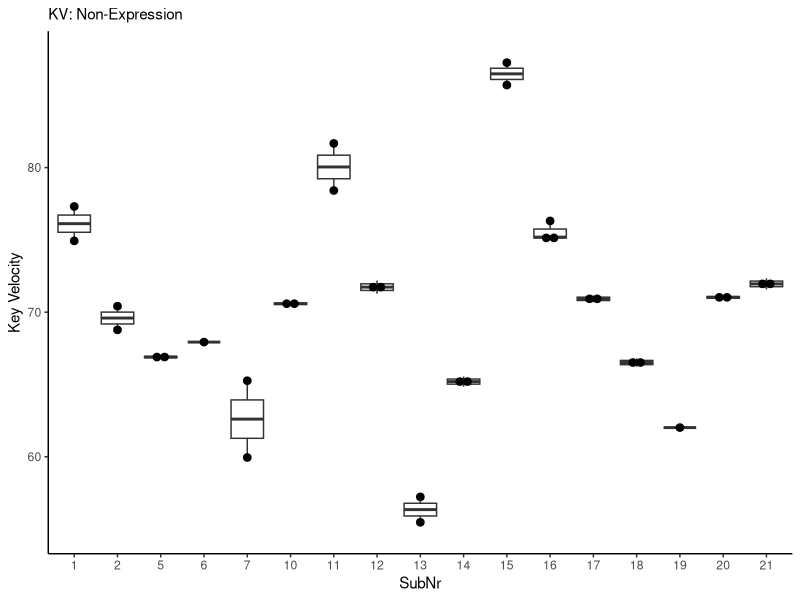
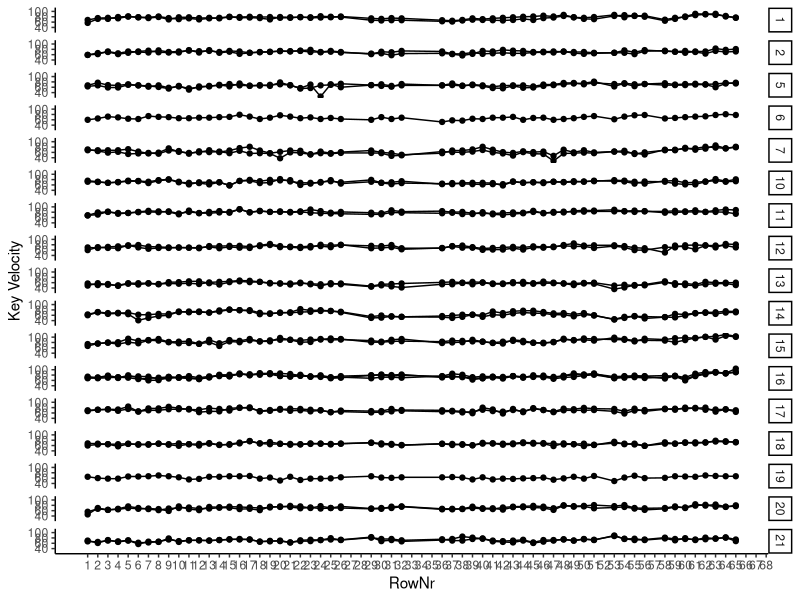
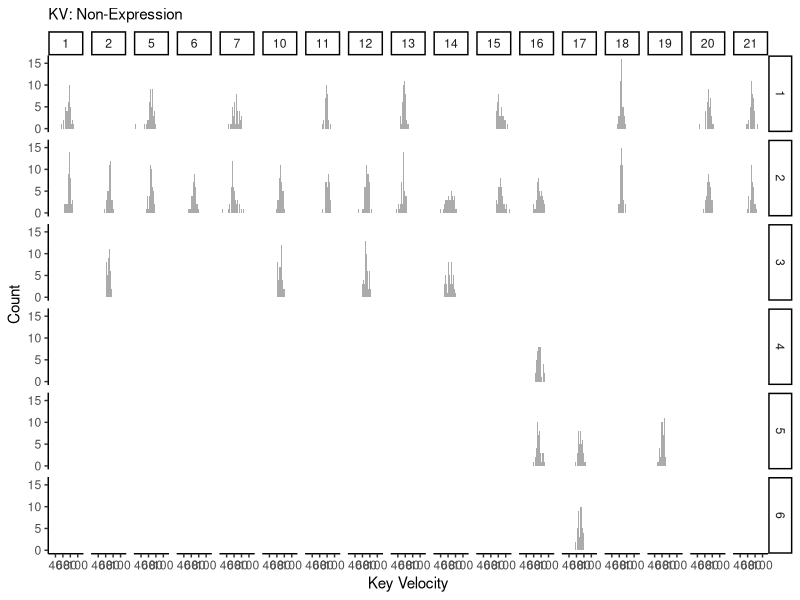
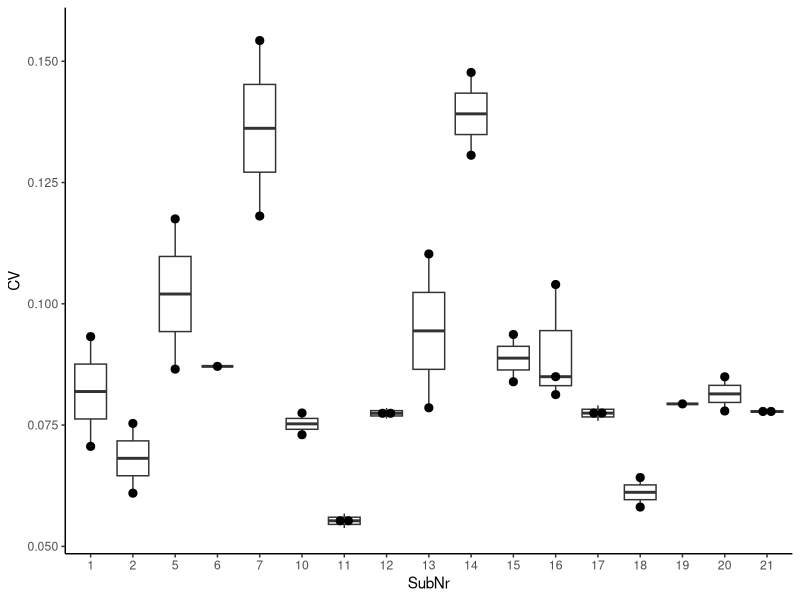

Write the R code that produced these figures, in order.
## ---- chunk 1
# packages
# data manipulation
if (!require("data.table")) {install.packages("data.table"); require("data.table")}
# plot
if (!require("ggplot2")) {install.packages("ggplot2"); require("ggplot2")}

# ggplots
theme_set(theme_classic())
theme_update(legend.position = "bottom")
## ---- chunk 2
dt_kv <- fread("./preprocessor/filtered/data_onset.csv", header = T, sep = ",", dec = ".") # read a filtered csv

# SubNr as a factor
dt_kv$SubNr <- as.factor(dt_kv$SubNr)

# assign RowNr
dt_kv$RowNr <- rep(1:72, nrow(dt_kv)/72)
## ---- chunk 3
# # convert bpm to ms
# dt_kv[Tempo == 120]$Tempo <- 250
# dt_kv[Tempo == 110]$Tempo <- 273
# dt_kv[Tempo == 100]$Tempo <- 300

# remove irrelevant intervals
ls_irrelevant <- list(c(27:28), c(33:35), 52, 57, c(66:72))
dt_kv$EighthNote <- "Yes"

for (phrase in 1:length(ls_irrelevant)){
  for (note in 1:length(ls_irrelevant[[phrase]])){
    dt_kv[RowNr == ls_irrelevant[[phrase]][note]]$EighthNote <- "No"
  }
}
## ---- chunk 4
# For each individual
kv <- dt_kv[EighthNote == "Yes", .(N = length(Velocity), Mean = mean(Velocity), SD = sd(Velocity)), by = .(SubNr)]
print(kv)
## ---- chunk 5
kv_trial <- dt_kv[EighthNote == "Yes", .(N = length(Velocity), Mean = mean(Velocity), SD = sd(Velocity)), by = .(SubNr, TrialNr)]

p_kv <- ggplot(data = kv_trial, aes(x = SubNr, y = Mean)) +
  geom_boxplot() +
  geom_dotplot(binaxis = 'y', stackdir = 'center', dotsize = 0.5) +
  labs(y = "Key Velocity", subtitle = "KV: Non-Expression")
p_kv
## ---- chunk 6
# For each individual
kv_seq <- dt_kv[EighthNote == "Yes", .(N = length(Velocity), Mean = mean(Velocity)), by = .(SubNr, TrialNr, RowNr)]

p_kv_seq <- ggplot(data = kv_seq, aes(x = RowNr, y = Mean, group = TrialNr)) +
  geom_line() +
  geom_point() +
  facet_grid(SubNr ~ .) +
  labs(x = "RowNr", y = "Key Velocity") + scale_x_continuous(breaks=seq(1,72,1))
p_kv_seq
## ---- chunk 7
p_kv_dis <- ggplot(dt_kv[EighthNote == "Yes"], aes(x = Velocity)) +
  geom_histogram(binwidth = 2, alpha = .5, position = "identity") +
  facet_grid(TrialNr ~ SubNr) +
  labs(x = "Key Velocity", y = "Count", subtitle = "KV: Non-Expression")
p_kv_dis
## ---- chunk 8
# Group mean
kv_all <- kv[, .(N = length(Mean), Mean = mean(Mean), SD = sd(Mean))]
print(kv_all)
## ---- chunk 9
excluded_kv <- kv_trial[Mean < kv_all$Mean+3*kv_all$SD & Mean > kv_all$Mean-3*kv_all$SD]
print(excluded_kv)
## ---- chunk 10
# for each participant
cv <- dt_kv[EighthNote == "Yes", .(N = length(Velocity), CV = sd(Velocity)/mean(Velocity)) , by = .(SubNr)]
cv
## ---- chunk 11
cv_trial <- dt_kv[EighthNote == "Yes", .(N = length(Velocity), CV = sd(Velocity)/mean(Velocity)) , by = .(SubNr, TrialNr)]

p_cv_box <- ggplot(cv_trial, aes(x = SubNr, y = CV)) +
  geom_boxplot() +
  geom_dotplot(binaxis = 'y', stackdir = 'center', dotsize = 0.5)
p_cv_box
## ---- chunk 12
# for all
cv_all <- cv[, .(N = length(CV), Mean = mean(CV), SD = sd(CV))]
print(cv_all)
## ---- chunk 13
excluded_cv <- cv_trial[CV < cv_all$Mean+3*(cv_all$SD) & CV > cv_all$Mean-3*cv_all$SD]
print(excluded_cv)
## ---- chunk 14
fwrite(excluded_cv, "./kv_valid.csv")
